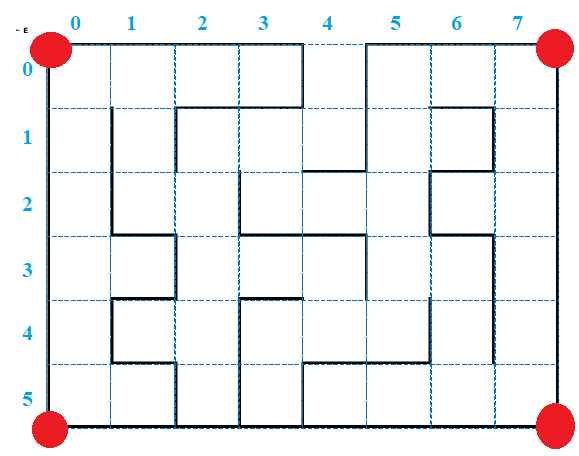
#> input picture pc-processing/maze.jpg, 579 x 456 px, found by its file name
$ python cv2-maze.py
#> lines starting #> are read from the running program, lines starting #| are printed output that depends on the picture; after the words box and inside, x2 and y2 are one past the last pixel; in counts of white or black regions, pixels touching at a corner belong together
import cv2
import numpy as np

# Cargar la imagen
imagen = cv2.imread('/home/queined/bfs-maze/maze.jpg')  # Reemplaza 'tu_imagen.jpg' con la ruta de tu imagen
#> imagen is the input picture: shape (456, 579, 3); mean B, G, R 239.2, 238.2, 239

# Coordenadas de los cuatro puntos rojos en las esquinas
puntos = [(50, 50), (50, imagen.shape[0]-50), (imagen.shape[1]-50, 50), (imagen.shape[1]-50, imagen.shape[0]-50)]

# Dibujar la cuadrícula
ancho_celda = imagen.shape[1] // 8
#> ancho_celda = 72
alto_celda = imagen.shape[0] // 6
#> alto_celda = 76

# Dibujar líneas horizontales
for i in range(1, 6):
    cv2.line(imagen, (0, i * alto_celda), (imagen.shape[1], i * alto_celda), (255, 255, 255), 1)
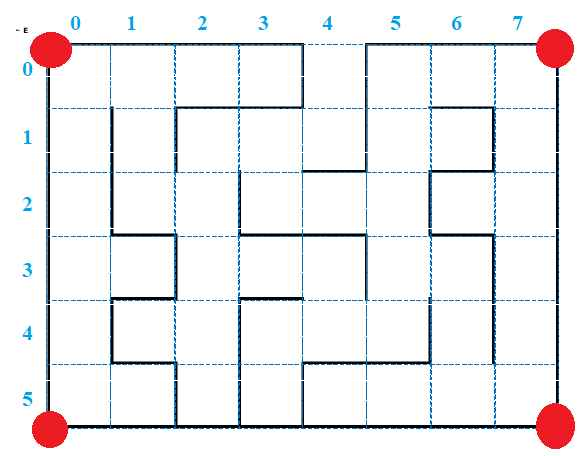
#> imagen: shape (456, 579, 3); 0.46% of pixels changed, all inside (x1, y1, x2, y2) = (15, 76, 577, 381)

# Dibujar líneas verticales
for i in range(1, 8):
    cv2.line(imagen, (i * ancho_celda, 0), (i * ancho_celda, imagen.shape[0]), (255, 255, 255), 1)
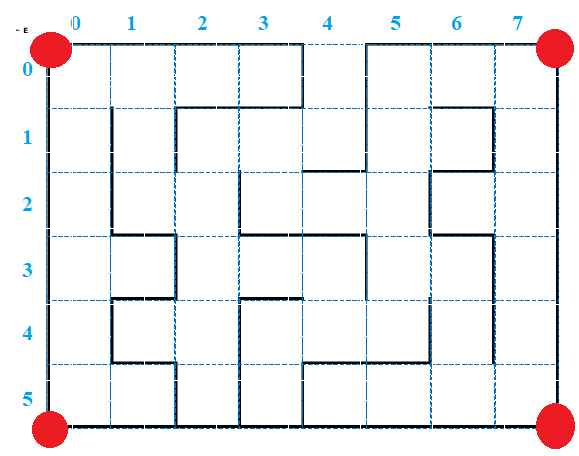
#> imagen: shape (456, 579, 3); 0.63% of pixels changed, all inside (x1, y1, x2, y2) = (72, 15, 505, 448)

# Mostrar la imagen con la cuadrícula
cv2.imshow('Imagen con cuadrícula', imagen)
cv2.waitKey(0)
cv2.destroyAllWindows()
